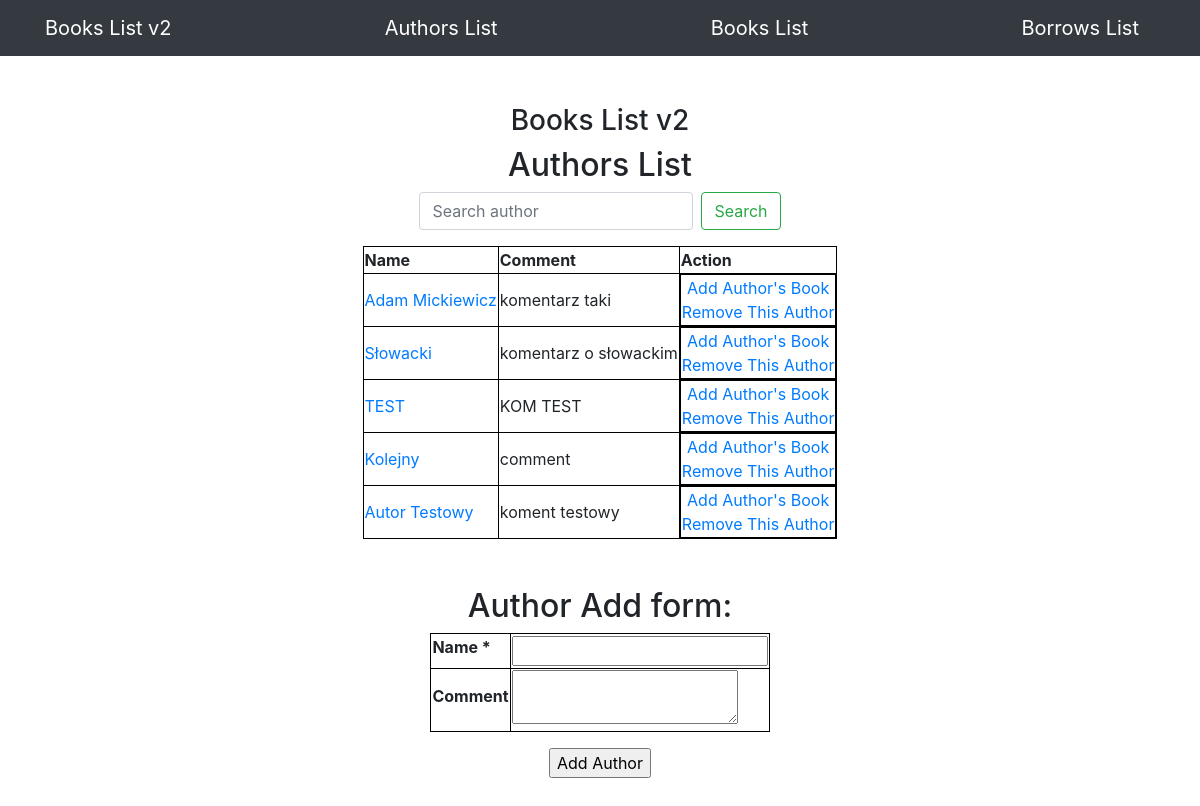
/authors/, run on an earlier commit of the app's database.
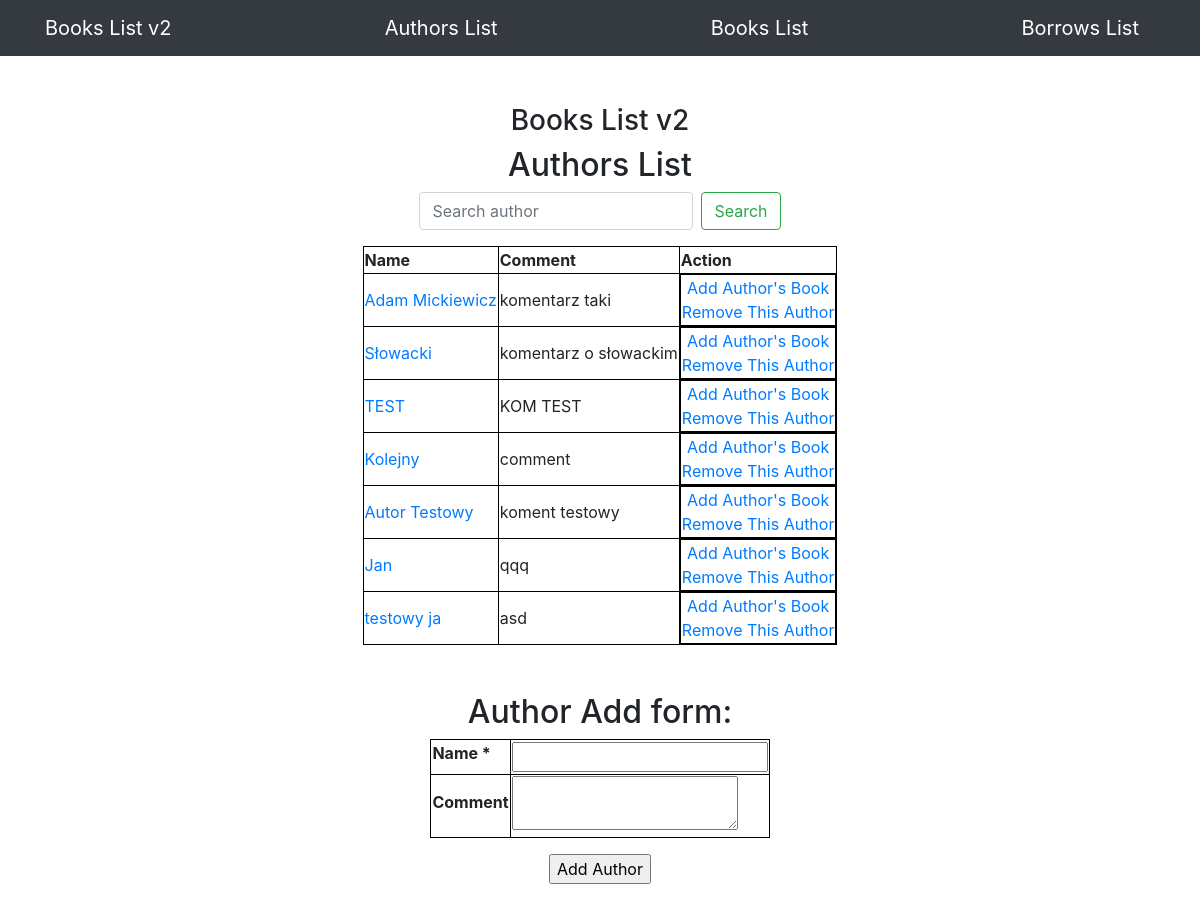
And on a later commit of the database.
### app/models.py (models this page shows, shortened)
class Author(db.Model):
    id = db.Column(db.Integer, primary_key=True)
    name = db.Column(db.String(100), index=True, unique=True)
    comment = db.Column(db.String(100), index=True)
    books = db.relationship("Book", backref="author")

### app/routes.py (the view)
@app.route('/authors/', methods=["GET", "POST"])
def authors_view():
    search_query = request.args.get('search')
    form = AuthorOnlyForm()
    if search_query:
        authors = Author.query.filter(Author.name.ilike(f"%{search_query}%")).all()
    else:
        authors = Author.query.all()
        search_query = None
    if request.method == "POST" and form.validate_on_submit():
        add_author(form)
        return redirect(url_for("authors_view"))
    return render_template("authors.html",
                           authors=authors,
                           search=search_query,
                           form=form)

### app/forms.py
class AuthorOnlyForm(FlaskForm):
    author = StringField('Name', validators=[DataRequired()])
    comment = TextAreaField('Comment')

### app/templates/authors.html (shortened to what this page needs)
{% extends "base.html" %}
{% block content %}
<div class="d-flex flex-column justify-content-center align-items-center">
    <div class="col-lg-12 text-center d-flex flex-column justify-content-center align-items-center">
        <h3 class="mt-5">Books List v2</h3>
        <h2>Authors List</h2>
        <form class="form-inline mb-3" action="/authors/" method="GET">
            <input class="form-control mr-sm-2" type="text" value="{% if search_query %}{{ search_query }}{% endif %}" placeholder="Search author" aria-label="Search author" name="search">
            <button class="btn btn-outline-success" type="submit">Search</button>
        </form>
    </div>
    {% if authors %}
    <table>
        <thead>
        <th>Name</th>
        <th>Comment</th>
        <th>Action</th>
        </thead>
        {% for author in authors %}
        <tr>
            <td><a href="/books/?author={{ author.name }}">{{ author.name }}</a></td>
            <td>{{ author.comment }}</td>
            <td class="d-flex flex-column justify-content-center align-items-center">
                <a href="/addbook/{{ loop.index }}">Add Author's Book</a>
                <a href="/removeauthor/{{ author.id }}">Remove This Author</a>
            </td>
        </tr>
        {% endfor %}
    {% else %}
        <h3>Nothing was found.</h3>
    {% endif %}
    </table>
    <div class="d-flex flex-column justify-content-center align-items-center">
        <h2 class="mt-5">Author Add form:</h2>
        <form class="d-flex flex-column justify-content-center align-items-center mb-5" method="POST" action="/authors">
            <table class="mb-3">
                {% for field in form if field.widget.input_type != 'hidden' %}
                    <tr>
                        <th>{{ field.label }} {% if field.flags.required %}*{% endif %}</th>
                        <td>{{ field }}</td>
                    </tr>
                {% endfor %}
            </table>
            <input type="submit" value="Add Author">
        </form>
    </div>
</div>
{% endblock %}

What changed in the data, as far as the page shows it:
added Author: name "Jan", comment "qqq"
added Author: name "testowy ja", comment "asd"
